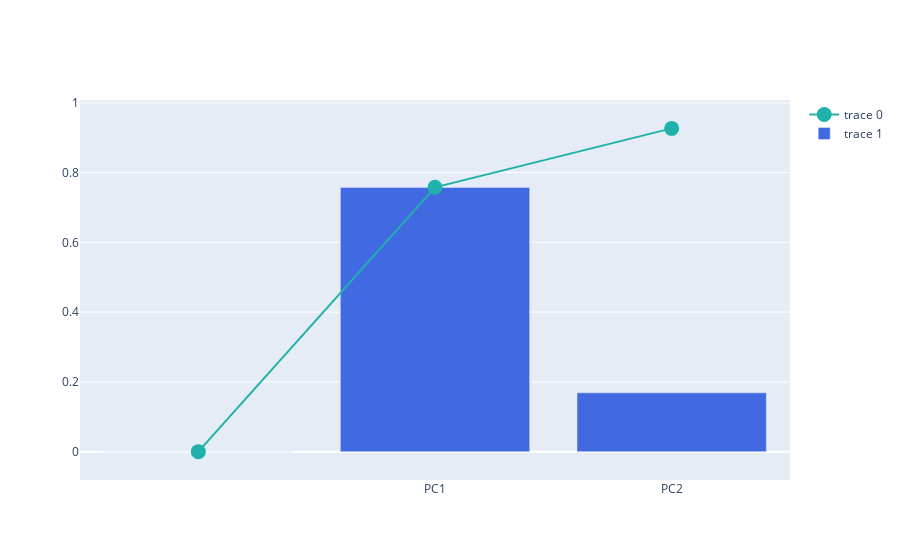

Here is the notebook cell this chart was saved with:
### Code cell
# explained variance + cumulative variance
# https://plotly.com/python/creating-and-updating-figures

import plotly.graph_objects as go
fig = go.Figure()

fig.add_trace(
    go.Scatter(
        x=df_explained_variance['PC'],
        y=df_explained_variance['Cumulative Variance'],
        marker=dict(size=15, color='LightSeaGreen')
    ))

fig.add_trace(
    go.Bar(
        x=df_explained_variance['PC'],
        y=df_explained_variance['Explained Variance'],
        marker=dict(color='RoyalBlue')
    ))

fig.show()

### Figure 1 — Plotly figure (JSON) as saved in the notebook; plotly's stock layout.template omitted (floating-point values rounded to 4 significant figures)
{"data": [{"marker": {"color": "LightSeaGreen", "size": 15}, "type": "scatter", "x": ["", "PC1", "PC2"], "y": [0, 0.758, 0.927]}, {"marker": {"color": "RoyalBlue"}, "type": "bar", "x": ["", "PC1", "PC2"], "y": [0, 0.7578, 0.1686]}], "layout": {}}
